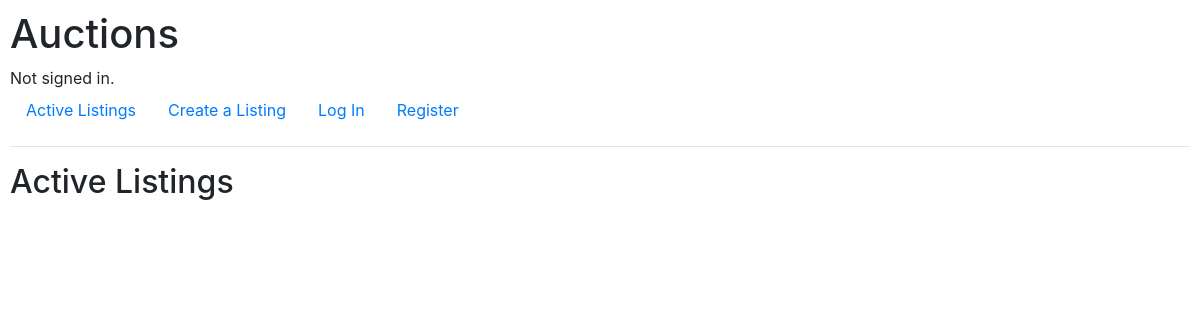
/, run on an earlier commit of the app's database.
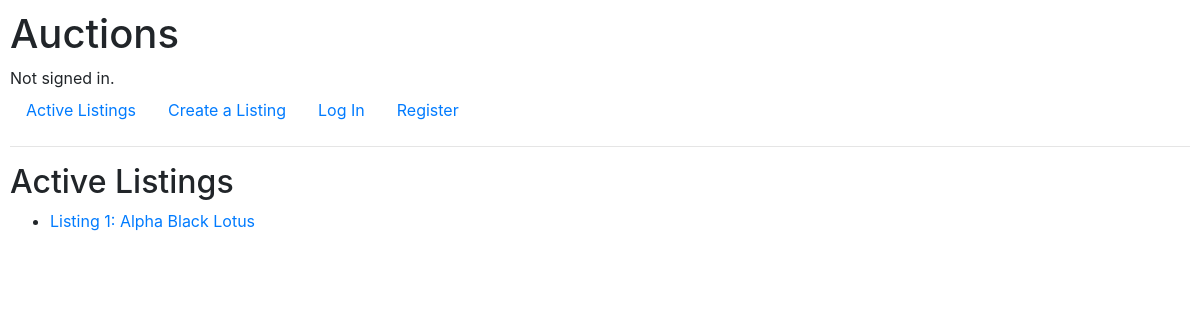
And on a later commit of the database.
### auctions/models.py (models this page shows, shortened)
class Listing(Model):
    class categories(TextChoices):
        ELECTRONICS =         "EL", _("Electronics")
        COLLECTIBLES_ART =    "CO", _("Collectibles & Art")
        FASHION =             "FA", _("Fashion")
        MOTORS =              "MO", _("Motors")
        TOYS_HOBBIES =        "TO", _("Toys & Hobbies")
        SPORTS =              "SP", _("Sports")
        HEALTH_BEAUTY =       "HE", _("Health & Beauty")
        BOOKS_MOVIES_MUSIC =  "BO", _("Books, Movies & Music")
        BUSINESS_INDUSTRIAL = "BU", _("Business & Industrial")
        HOME_GARDEN =         "HO", _("Home & Garden")
        OTHER =               "OT", _("Other")
    name = CharField(max_length=64)
    quantity = IntegerField(default=1)
    is_returnable = BooleanField()
    category = CharField(choices=categories.choices, max_length=24)
    description = TextField(max_length=480)
    list_price = DecimalField(max_digits=9, decimal_places=2)
    buynow_price = DecimalField(max_digits=9, decimal_places=2, default=None)
    ship_price = DecimalField(max_digits=9, decimal_places=2)
    listing_start = DateTimeField()
    listing_end = DateTimeField()
    listing_timeout = DateTimeField()
    lister = ForeignKey(User, on_delete=CASCADE)

### auctions/views.py (the view)
# urls.py: path("",                    views.index,            name="index"),
def index(request):
    return render(request, "auctions/index.html", {
        "listings": models.Listing.objects.all()
    })

### auctions/templates/auctions/index.html
{% extends "auctions/layout.html" %}
{% block body %}
    <h2>Active Listings</h2>
    <ul>
        {% for listing in listings %}
            <li><a href="{% url 'read' listing.id listing.name %}">Listing {{listing.id}}: {{listing.name}}</a></li>
        {% endfor %}
    </ul>
{% endblock %}

What changed in the data, as far as the page shows it:
added Listing: id "1", name "Alpha Black Lotus"
